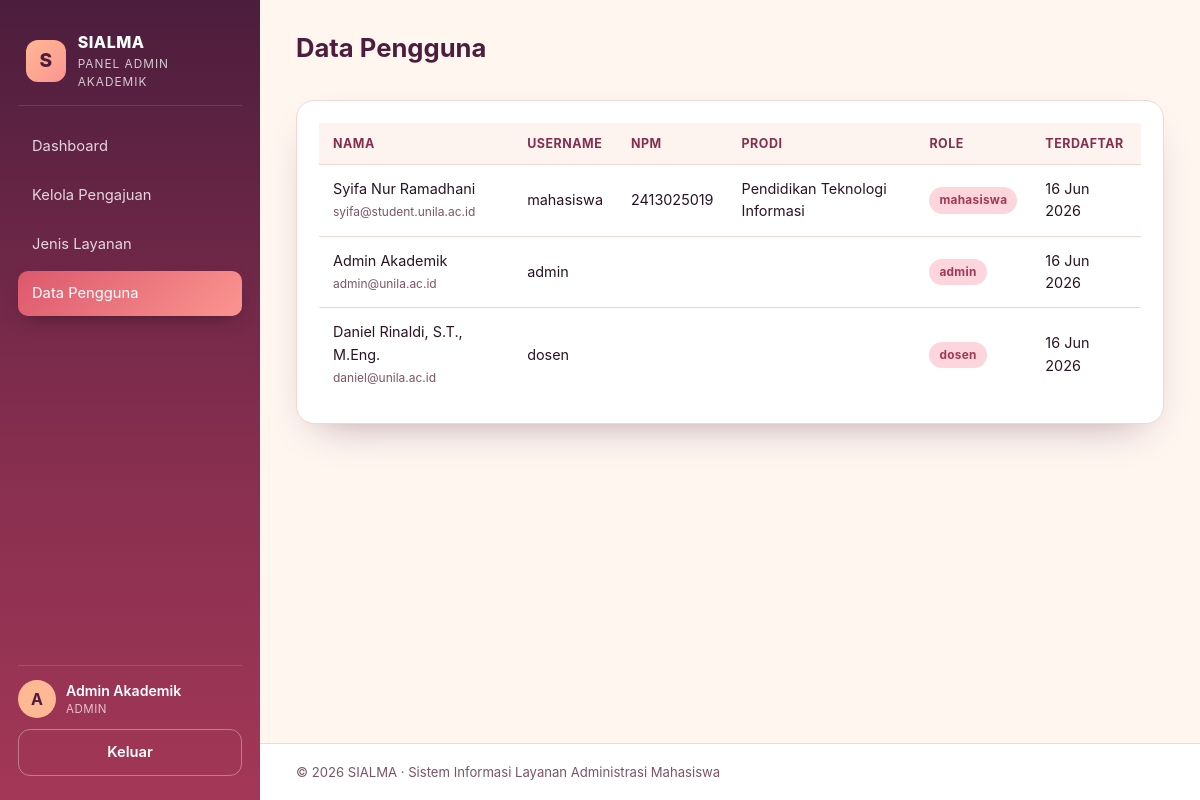
/admin/pengguna.php (signed in), run on the app's committed database.
### tables this page shows
CREATE TABLE `user` (
  `id_user` INT(11) NOT NULL AUTO_INCREMENT,
  `nama` VARCHAR(100) NOT NULL,
  `username` VARCHAR(50) NOT NULL UNIQUE,
  `password` VARCHAR(255) NOT NULL,
  `email` VARCHAR(100) DEFAULT NULL,
  `npm` VARCHAR(20) DEFAULT NULL,
  `prodi` VARCHAR(100) DEFAULT NULL,
  `no_hp` VARCHAR(20) DEFAULT NULL,
  `role` ENUM('mahasiswa','admin','dosen') NOT NULL DEFAULT 'mahasiswa',
  `created_at` TIMESTAMP DEFAULT CURRENT_TIMESTAMP,
  PRIMARY KEY (`id_user`)
);

### admin/pengguna.php (the view, shortened to what this page needs)
<?php
require_once __DIR__ . '/../config/database.php';
$rows=$conn->query("SELECT id_user,nama,username,email,npm,prodi,role,created_at FROM user ORDER BY role,nama");
include __DIR__ . '/../includes/header.php';
?>
<div class="card">
<table class="tbl"><thead><tr><th>Nama</th><th>Username</th><th>NPM</th><th>Prodi</th><th>Role</th><th>Terdaftar</th></tr></thead><tbody>
<?php while($r=$rows->fetch_assoc()): ?>
<tr>
  <td><?= htmlspecialchars($r['nama']) ?><br><small style="color:var(--muted)"><?= htmlspecialchars($r['email']) ?></small></td>
  <td><?= htmlspecialchars($r['username']) ?></td>
  <td><?= htmlspecialchars($r['npm']) ?></td>
  <td><?= htmlspecialchars($r['prodi']) ?></td>
  <td><span class="badge badge-info"><?= htmlspecialchars($r['role']) ?></span></td>
  <td><?= date('d M Y', strtotime($r['created_at'])) ?></td>
</tr>
<?php endwhile; ?>
</tbody></table>
</div>
<?php include __DIR__ . '/../includes/footer.php'; ?>

### assets/css/style.css (style rules this page uses)
:root { --c-peach:#FFB894; --c-coral:#FB9590; --c-rose:#DC586D; --c-wine:#A33757; --c-plum:#852E4E; --c-night:#4C1D3D; --bg:#FFF6F0; --surface:#ffffff; --text:#2a1422; --muted:#7a5566; --border:#f1d7d3; --grad-hero:linear-gradient(135deg,var(--c-peach) 0%,var(--c-coral) 25%,var(--c-rose) 55%,var(--c-plum) 100%); --grad-side:linear-gradient(180deg,var(--c-night) 0%,var(--c-plum) 55%,var(--c-wine) 100%); --shadow:0 18px 40px -22px rgba(76,29,61,.45); --radius:18px; }
* { box-sizing:border-box }
html,body { margin:0;padding:0;background:var(--bg);color:var(--text);font-family:'Inter','Segoe UI',system-ui,sans-serif;line-height:1.55 }
.app { display:grid;grid-template-columns:260px 1fr;min-height:100vh }
.card { background:var(--surface);border:1px solid var(--border);border-radius:var(--radius);padding:22px;box-shadow:var(--shadow);margin-bottom:20px }
table.tbl { width:100%;border-collapse:separate;border-spacing:0;font-size:.9rem }
table.tbl th { background:#fdf3ef;color:var(--c-plum);text-align:left;padding:11px 14px;font-weight:700;font-size:.78rem;text-transform:uppercase;letter-spacing:.5px;border-bottom:1px solid var(--border) }
table.tbl td { padding:13px 14px;border-bottom:1px solid var(--border);vertical-align:middle }
table.tbl tr:last-child td { border-bottom:0 }
.badge { display:inline-block;padding:4px 10px;border-radius:999px;font-size:.74rem;font-weight:700;letter-spacing:.3px }
.badge-info { background:#FCD6DC;color:var(--c-wine) }

### data on the page
user: nama "Syifa Nur Ramadhani", email "syifa@student.unila.ac.id", username "mahasiswa", npm "2413025019", prodi "Pendidikan Teknologi Informasi", role "mahasiswa", created_at "16 Jun 2026"
user: nama "Admin Akademik", email "admin@unila.ac.id", username "admin", role "admin", created_at "16 Jun 2026"
user: nama "Daniel Rinaldi, S.T., M.Eng.", email "daniel@unila.ac.id", username "dosen", role "dosen", created_at "16 Jun 2026"

### other printed values
$panelTitle "PANEL ADMIN AKADEMIK"
substr($user['nama'] ?? '?', 0, 1) "A"
$user['nama'] "Admin Akademik"
$role "ADMIN"
$pageTitle "Data Pengguna"
